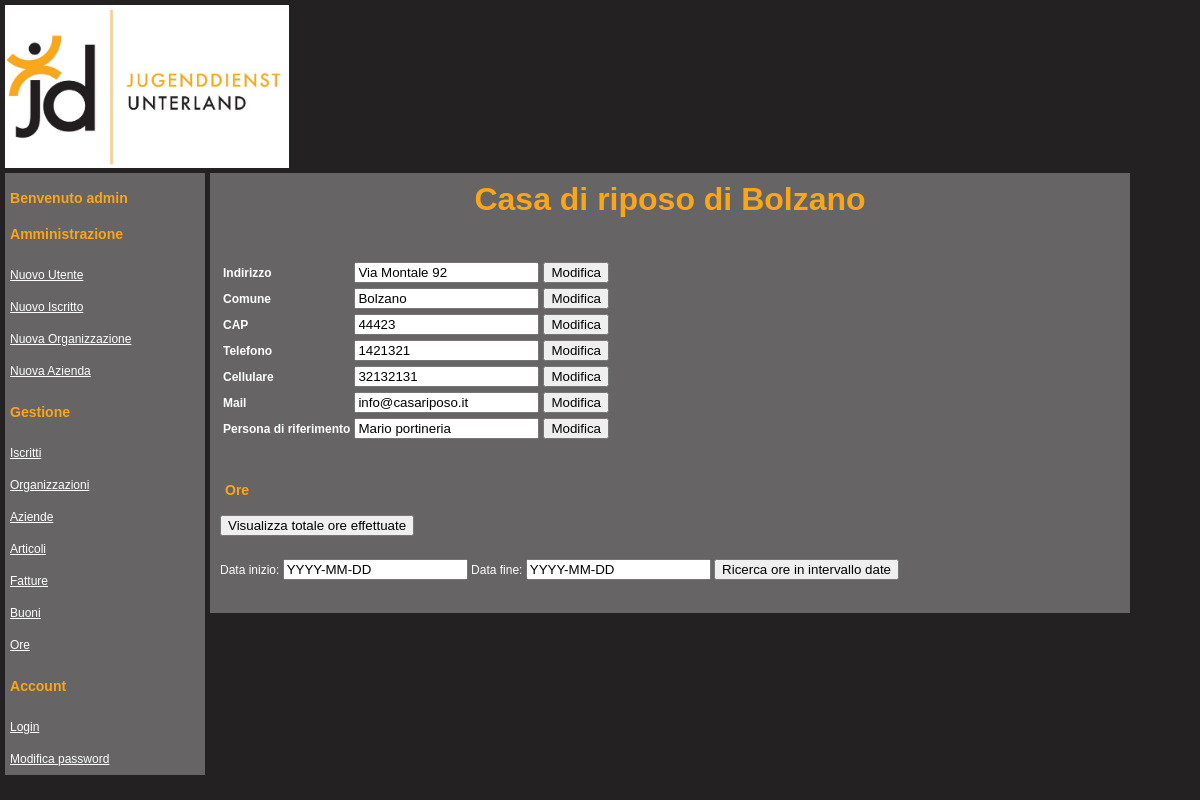
Screenshot of /view_organization.php?org_id=1 (signed in) with the database file from the repository.
### tables this page shows
CREATE TABLE Organization (
	org_id 	BIGINT NOT NULL AUTO_INCREMENT,
	name	VARCHAR(255) NOT NULL,
	address	VARCHAR(255) NOT NULL,
	commune VARCHAR(255) NOT NULL,
	CAP		VARCHAR(255) NOT NULL,
	phone	VARCHAR(255),
	mobile_phone VARCHAR(255),
	mail 	VARCHAR(255),
	reference VARCHAR(255),
	CONSTRAINT organization_pk PRIMARY KEY (org_id)
);

### include/privilege_check.php (called while the page is built)
<?php
function check($privilege)
{
    if(isset($_SESSION))
    {
        if (isset($_SESSION['privilege']))
        {
            if ($_SESSION['privilege']==$privilege)
            {
                return true;
            }
        }
    }
    return false;
}
?>

### locale/it.php (called while the page is built, shortened)
<?php
$lang = array();
$lang['PRIVILEGE'] = 'Privilegi';
$lang['PAGE_TITLE'] = 'Index';
$lang['OBLIGATORY'] = 'I campi segnati con * sono obbligatori';
$lang['POINTS'] = 'Punti';
$lang['TOKENS'] = 'Buoni';
$lang['REMAINING_POINTS'] = 'Punti rimanenti';
$lang['COMPANY'] = 'Azienda';
$lang['ORGANIZATION'] = 'Organizzazione';
$lang['DELETE_SUCCESS'] = 'Eliminazione effettuata con successo';
$lang['UPDATE_SUCCESS'] = 'Modifica effettuata con successo';
$lang['DELETE'] = 'Elimina';
$lang['NO_RESULTS'] = 'Nessun risultato trovato';
$lang['UPDATE'] = 'Modifica';
$lang['START_DATE'] = 'Data inizio';
$lang['END_DATE'] = 'Data fine';
$lang['PASSWORD_CHANGE'] = 'Modifica password';
$lang['BOY'] = 'Iscritto';
$lang['INDEX'] = 'Index';
$lang['COMPANY_DONOT_EXISTS'] = 'L\'azienda specificata non esiste';
$lang['ORGANIZATION_DONOT_EXISTS'] = 'L\'organizzazione specificata non esiste';
$lang['MAILING_LIST'] = 'Mailing List';
$lang['JANUARY'] = 'Gennaio';
$lang['FEBRUARY'] = 'Febbraio';
$lang['MARCH'] = 'Marzo';
$lang['APRIL'] = 'Aprile';
$lang['MAY'] = 'Maggio';
$lang['JUNE'] = 'Giugno';
$lang['JULY'] = 'Luglio';
$lang['AUGUST'] = 'Agosto';
$lang['SEPTEMBER'] = 'Settembre';
$lang['OCTOBER'] = 'Ottobre';
$lang['NOVEMBER'] = 'Novembre';
$lang['DECEMBER'] = 'Dicembre';
$lang['NO_LOGIN'] = 'Esegui il Login';
$lang['WELCOME'] = 'Benvenuto';
$lang['NEW_USER'] = 'Nuovo Utente';
$lang['NEW_BOY'] = 'Nuovo Iscritto';
$lang['NEW_ORGANIZATION'] = 'Nuova Organizzazione';
$lang['NEW_COMPANY'] = 'Nuova Azienda';
$lang['MANAGEMENT'] = 'Gestione';
$lang['ADMINISTRATION'] = 'Amministrazione';
$lang['LIST_BOY'] = 'Iscritti';
$lang['LIST_ORGANIZATION'] = 'Organizzazioni';
$lang['LIST_COMPANY'] = 'Aziende';
$lang['LIST_ITEM'] = 'Articoli';
$lang['LIST_INVOICE'] = 'Fatture';
$lang['LIST_TOKEN'] = 'Buoni';
$lang['LIST_VOLUNTEERING'] = 'Ore';
$lang['SEARCH'] = 'Ricerca';
$lang['LOGIN'] = 'Login';
$lang['ADMINISTRATOR'] = 'Amministratore';
$lang['MANAGER'] = 'Gestore';
$lang['USER_EXISTS'] = 'Esiste già un utente con questo nome';
$lang['INSERT_SUCCESS'] = 'Inserimento effettuato con successo';
$lang['CURRENT_PASSWORD'] = 'Password Corrente';
$lang['NEW_PASSWORD'] = 'Nuova Password';
$lang['REPEAT_PASSWORD'] = 'Ripeti Password';
$lang['NAME'] = 'Nome';
$lang['SURNAME'] = 'Cognome';
?>

### view_organization.php (the view, shortened to what this page needs)
<!DOCTYPE html>
<?php
include('include/header.php');
include('include/navbar.php');
include('locale/it.php');
include('include/connect.php');
?>
<html>
    <head>
        <link rel="stylesheet" type="text/css" href="main.css" />
    </head>
    <body>
        <div id="ContentContainer">
            <div id="Header">
            </div>
            <div id="Navbar">
            </div>
            <div id="Content">
                <?php
                include('include/privilege_check.php');
                if(check('admin')||check('manager'))
                {
                    if(isset($_GET['org_id']))
                    {
                        $org_id = $_GET['org_id'];
                        try{
                        $result = mysql_query("SELECT * FROM Organization WHERE org_id='$org_id'",$conn);
                        if(mysql_num_rows($result)==1)
                        {
                            echo "<h1 style=\"text-align: center;\">".mysql_result($result, 0, 'name')."</h1><br /><br />";
                            if(check('admin'))
                            {
                                echo '<table id="invisibleTable">';
                                echo '<tr><td id="itd"><strong>'.$lang['ADDRESS'].'</strong></td><td id="itd"><form action="include/updater.php" name = "form" method = "post"><input type="text" name="update" value="'.mysql_result($result, 0, 'address').'"/><input type="hidden" name="table" value="Organization"><input type="hidden" name="column" value="address"><input type="hidden" name="key" value="org_id"><input type="hidden" name="key_value" value="'.$org_id.'"></td><td id="itd"><input type="submit" name="submit"  value ="'.$lang['UPDATE'].'" /></form></td></tr>';
                                echo '<tr><td id="itd"><strong>'.$lang['COMMUNE'].'</strong></td><td id="itd"><form action="include/updater.php" name = "form" method = "post"><input type="text" name="update" value="'.mysql_result($result, 0, 'commune').'"/><input type="hidden" name="table" value="Organization"><input type="hidden" name="column" value="commune"><input type="hidden" name="key" value="org_id"><input type="hidden" name="key_value" value="'.$org_id.'"></td><td id="itd"><input type="submit" name="submit"  value ="'.$lang['UPDATE'].'" /></form></td></tr>';
                                echo '<tr><td id="itd"><strong>'.$lang['CAP'].'</strong></td><td id="itd"><form action="include/updater.php" name = "form" method = "post"><input type="text" name="update" value="'.mysql_result($result, 0, 'CAP').'"/><input type="hidden" name="table" value="Organization"><input type="hidden" name="column" value="CAP"><input type="hidden" name="key" value="org_id"><input type="hidden" name="key_value" value="'.$org_id.'"></td><td id="itd"><input type="submit" name="submit"  value ="'.$lang['UPDATE'].'" /></form></td></tr>';
                                echo '<tr><td id="itd"><strong>'.$lang['PHONE'].'</strong></td><td id="itd"><form action="include/updater.php" name = "form" method = "post"><input type="text" name="update" value="'.mysql_result($result, 0, 'phone').'"/><input type="hidden" name="table" value="Organization"><input type="hidden" name="column" value="phone"><input type="hidden" name="key" value="org_id"><input type="hidden" name="key_value" value="'.$org_id.'"></td><td id="itd"><input type="submit" name="submit"  value ="'.$lang['UPDATE'].'" /></form></td></tr>';
                                echo '<tr><td id="itd"><strong>'.$lang['MOBILE_PHONE'].'</strong></td><td id="itd"><form action="include/updater.php" name = "form" method = "post"><input type="text" name="update" value="'.mysql_result($result, 0, 'mobile_phone').'"/><input type="hidden" name="table" value="Organization"><input type="hidden" name="column" value="mobile_phone"><input type="hidden" name="key" value="org_id"><input type="hidden" name="key_value" value="'.$org_id.'"></td><td id="itd"><input type="submit" name="submit"  value ="'.$lang['UPDATE'].'" /></form></td></tr>';
                                echo '<tr><td id="itd"><strong>'.$lang['MAIL'].'</strong></td><td id="itd"><form action="include/updater.php" name = "form" method = "post"><input type="text" name="update" value="'.mysql_result($result, 0, 'mail').'"/><input type="hidden" name="table" value="Organization"><input type="hidden" name="column" value="mail"><input type="hidden" name="key" value="org_id"><input type="hidden" name="key_value" value="'.$org_id.'"></td><td id="itd"><input type="submit" name="submit"  value ="'.$lang['UPDATE'].'" /></form></td></tr>';
                                echo '<tr><td id="itd"><strong>'.$lang['REFERENCE'].'</strong></td><td id="itd"><form action="include/updater.php" name = "form" method = "post"><input type="text" name="update" value="'.mysql_result($result, 0, 'reference').'"/><input type="hidden" name="table" value="Organization"><input type="hidden" name="column" value="mail"><input type="hidden" name="key" value="org_id"><input type="hidden" name="key_value" value="'.$org_id.'"></td><td id="itd"><input type="submit" name="submit"  value ="'.$lang['UPDATE'].'" /></form></td></tr>';
                                echo '</table>';
                            }
                            echo '<br />';
                            echo '<h3>'.$lang['LIST_VOLUNTEERING'].'</h3>';
                            echo '<form action="list_volunteering.php"  method="post">
                                    <input type="hidden" name="search_type" value="org_id">
                                    <input type="hidden" name="search_value" value="'.$org_id.'">
                                    <input type="submit" name="submit"  value ="'.$lang['TOTAL_VOLUNTEERING'].'" />
                                  </form><br /><br />';
                            echo '<form action="list_volunteering.php"  method="post">'
                                    .$lang['START_DATE'].': <input type="text" name="date_start" value="YYYY-MM-DD"> '
                                    .$lang['END_DATE'].': <input type="text" name="date_end" value="YYYY-MM-DD">
                                    <input type="hidden" name="search_type" value="org_id">
                                    <input type="hidden" name="search_value" value="'.$org_id.'">
                                    <input type="submit" name="submit"  value ="'.$lang['DATE_VOLUNTEERING'].'" />
                                 </form><br /><br />';
                        }
                        else
                            $lang['NO_RESULTS'];
                        }
                        catch(Exception $e)
                        {
                            echo 'Error:'.$e->getMessage();
                        }
                    }
                }
                else
                    echo $lang['NO_PRIVILEGE'];
                ?>
            </div>
        </div>
    </body>
</html>

### main.css (style rules this page uses)
body { margin: 0px; padding: 0px; font-family: verdana, arial, helvetica, sans-serif; font-size: 12px; line-height: 22px; background: #242123; color: white; }
table, td, th, tr { border: 1px solid #faa61a;; width: auto; }
#invisibleTable { border: 0px; width: auto; }
#itd { border: 0px; width: auto; }
h1 { margin: 0px; padding: 5px; font-size: 32px; color: #faa61a; }
h3 { color: #faa61a; padding-left: 5px; }
#ContentContainer { position: absolute; margin: 0px; }
#Header { position: absolute; margin: 0px; padding: 0px; height:163px; width:1125px; left: 5px; top: 5px; background-color: #242123; }
#Navbar { position: absolute; left: 5px; top: 173px; right: 0px; margin: 0px; padding: 0px; width: 200px; background-color: #666465; }
#Content { margin: 0px 313px 0px 0px; padding: 10px; position: absolute; left: 210px; top: 173px; width: 900px; background-color: #666465; }
form { display:inline; }

### rows the page displays
organization: name "Casa di riposo di Bolzano", update "Via Montale 92", update "Bolzano", update "44423", update "1421321", update "32132131", update "info@casariposo.it", update "Mario portineria"

### other values shown
$lang['WELCOME'] "Benvenuto"
$_SESSION['user'] "admin"
$lang['ADMINISTRATION'] "Amministrazione"
$lang['NEW_USER'] "Nuovo Utente"
$lang['NEW_BOY'] "Nuovo Iscritto"
$lang['NEW_ORGANIZATION'] "Nuova Organizzazione"
$lang['NEW_COMPANY'] "Nuova Azienda"
$lang['MANAGEMENT'] "Gestione"
$lang['LIST_BOY'] "Iscritti"
$lang['LIST_ORGANIZATION'] "Organizzazioni"
$lang['LIST_COMPANY'] "Aziende"
$lang['LIST_ITEM'] "Articoli"
$lang['LIST_INVOICE'] "Fatture"
$lang['LIST_TOKEN'] "Buoni"
$lang['LIST_VOLUNTEERING'] "Ore"
